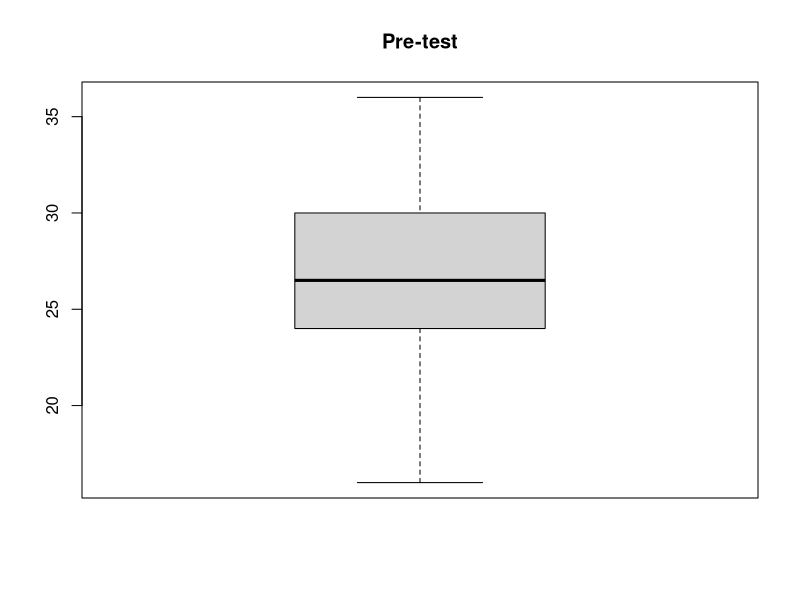
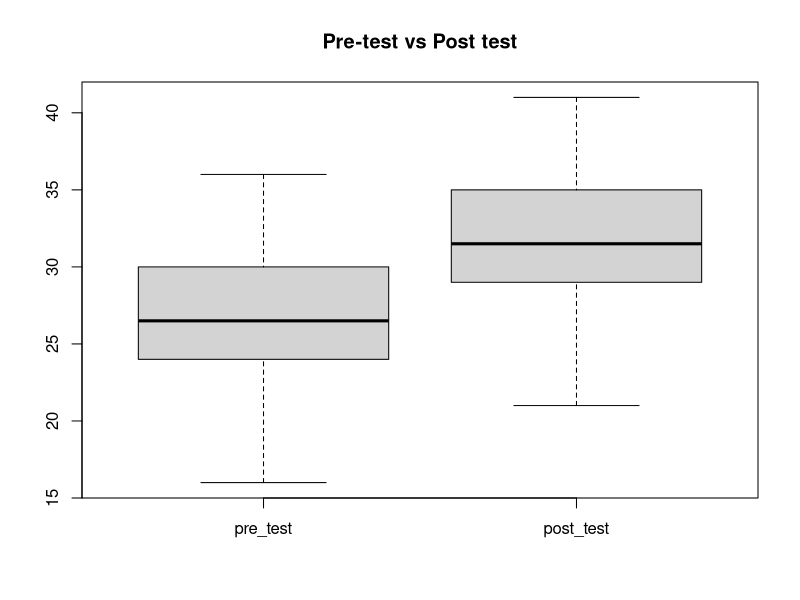
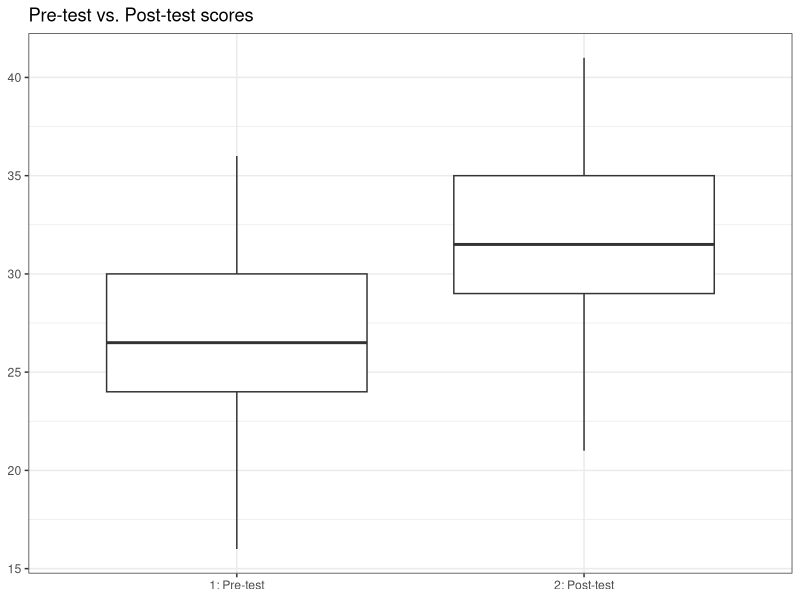
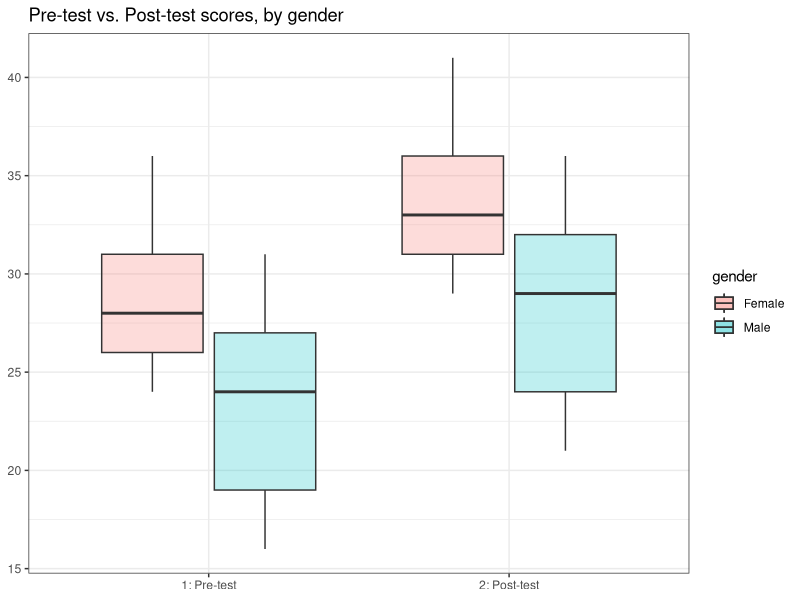

R code for these plots, in order:
## ---- chunk 1
df <- data.frame(
  gender	= c("Male",	"Male", "Male", "Male", "Male", "Male", "Male", "Male", "Male",	"Female", "Female", "Female", "Female", "Female", "Female", "Female", "Female", "Female", "Female", "Female"),
  pre_test =	c(30,	26,	24,	19,	27,	21,	31,	16,	16,	26,	28,	29,	36,	25,	27,	24,	32,	30,	33,	26),
  post_test =	c(35,	31,	29,	24,	32,	26,	36,	21,	21,	31,	33,	34,	41,	30,	32,	29,	37,	35,	38,	31)
)

df

## ---- chunk 2
boxplot(df$pre_test, main="Pre-test")

## ---- chunk 3
boxplot(df[,c("pre_test", "post_test")], main = "Pre-test vs Post test")
## ---- chunk 4
# install.packages("ggplot2")
library(ggplot2)

ggplot(df) +
  geom_boxplot(aes(y = pre_test, x = "1: Pre-test")) +
  geom_boxplot(aes(y = post_test, x = "2: Post-test")) +
  theme_bw() +
  labs(title = "Pre-test vs. Post-test scores", x = NULL, y = NULL)
## ---- chunk 5
ggplot(df) +
  geom_boxplot(aes(y = pre_test, x = "1: Pre-test", fill = gender), alpha = 0.25) +
  geom_boxplot(aes(y = post_test, x = "2: Post-test", fill = gender), alpha = 0.25) +
  theme_bw() +
  labs(title = "Pre-test vs. Post-test scores, by gender", x = NULL, y = NULL)

